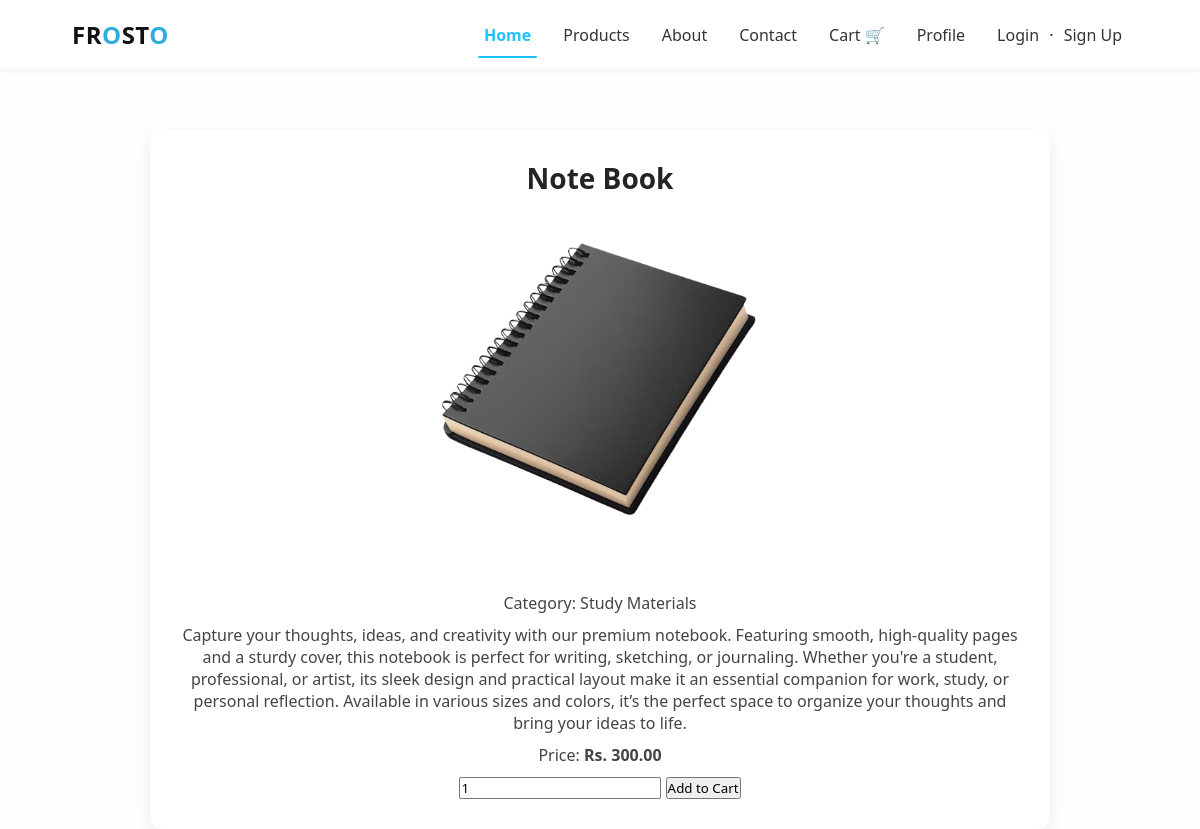
The page /product_detail.php?id=8 on the database its author committed.
### tables this page shows
CREATE TABLE `products` (
  `id` int(11) NOT NULL,
  `name` varchar(100) NOT NULL,
  `category` varchar(50) NOT NULL,
  `description` text DEFAULT NULL,
  `price` decimal(10,2) NOT NULL,
  `image_path` varchar(255) DEFAULT NULL,
  `stock` int(11) DEFAULT 0
);

### product_detail.php (the view, shortened to what this page needs)
<?php
require 'includes/db.php';
include 'nav.php';
$id = $_GET['id'];
$result = mysqli_query($conn, "SELECT * FROM products WHERE id=$id");
$product = mysqli_fetch_assoc($result);
?>
<!DOCTYPE html>
<html>
<head>
  <link rel="stylesheet" href="css/style.css">
</head>
<body>
  <div class="product-detail-wrapper">
    <h2><?php echo htmlspecialchars($product['name']); ?></h2>
    <img src="images/<?php echo htmlspecialchars($product['image_path']); ?>" alt="">
    <p>Category: <?php echo htmlspecialchars($product['category']); ?></p>
    <p><?php echo nl2br(htmlspecialchars($product['description'])); ?></p>
    <p>Price: <strong>Rs. <?php echo $product['price']; ?></strong></p>
    <form action="cart.php" method="POST">
<form action="cart.php" method="POST">
  <input type="number" name="quantity" value="1" min="1">
  <button type="submit" name="add_to_cart">Add to Cart</button>
</form>
    </form>
  </div>
</body>
</html>

### css/style.css (style rules this page uses)
* { margin: 0; padding: 0; box-sizing: border-box; font-family: 'Segoe UI', sans-serif; }
html, body { height: 100%; margin: 0; display: flex; flex-direction: column; }
body { background-color: #fffdfd; color: #050505df; }
.product-detail-wrapper { max-width: 900px; margin: 60px auto; padding: 30px; background-color: white; border-radius: 12px; box-shadow: 0 6px 16px rgba(0, 0, 0, 0.08); text-align: center; }
.product-detail-wrapper img { width: 100%; max-width: 350px; height: auto; object-fit: contain; margin-bottom: 20px; border-radius: 10px; }
.product-detail-wrapper h2 { font-size: 28px; margin-bottom: 10px; }
.product-detail-wrapper p { margin: 10px 0; color: #444; font-size: 16px; }

### nav.php (style rules this page uses)
* { box-sizing:border-box;margin:0;padding:0 }
body { font-family:'Segoe UI',sans-serif;color:#111 }

### rows shown on the page
products: name "Note Book", image_path (picture), category "Study Materials", description "Capture your thoughts, ideas, and creativity with our premium notebook. Featuring smooth, high-quality pages and a sturdy cover, this notebook is perfect for writing, sketching, or journaling. Whether you're a student, professional, or artist, its sleek design and practical layout make it an essential companion for work, study, or personal reflection. Available in various sizes and colors, it’s the perfect space to organize your thoughts and bring your ideas to life.", price "300.00"
